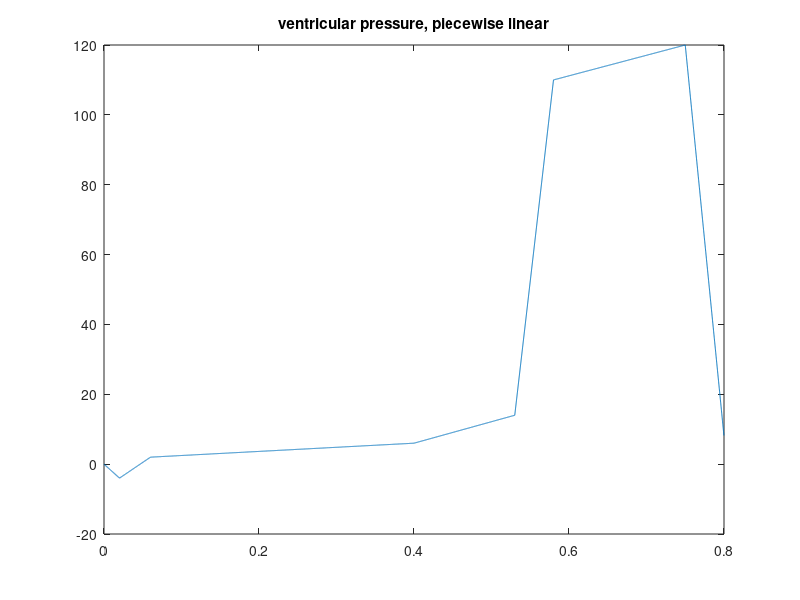
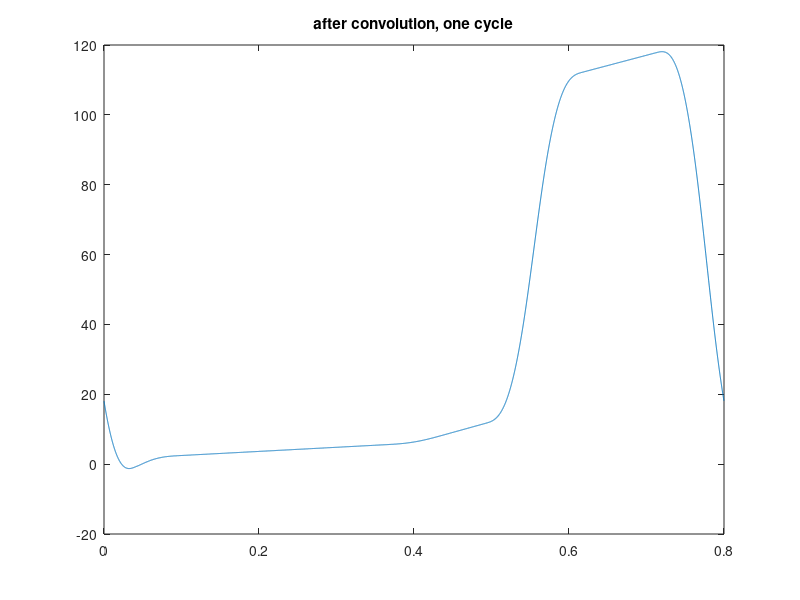

Write the MATLAB code that produced these figures, in order. (Note: this script raises an error after producing the figures.)


% Taken from beat 1, p. 227, fig 2 
% 'dynamics of left ventricular filling' Edward Yellin 
% In Cardiac Mechanics and Function in the Normal and Diseased Heart 

cycle_length = 0.8; 

points_one_cycle = [0.0,   0; 
0.02, -4; 
0.06, 2; 
0.40, 6; 
0.53, 14; 
0.58, 110; 
0.75, 120; 
cycle_length, 8]; 

dt = 1e-4; 
times = (0:dt:(cycle_length-dt))'; 

n_times = length(times); 

vals = interp1(  points_one_cycle(:,1), points_one_cycle(:,2), times); 

fig = figure; 
plot(times, vals); 
title('ventricular pressure, piecewise linear')


times_three_cycle = [times; times+cycle_length; times+(2*cycle_length)]; 

vals_three_cycle = [vals; vals; vals]; 

% fig = figure; 
% plot(times_three_cycle, vals_three_cycle)
% title('three cycle')

% total width of bump 
L = .15; 

% this should integrate to one 
cos_bump = @(x) (abs(x) <= L/4) .* (pi/L) .* cos( (2*pi/L) * x); 

% want this mesh to be aligned with the previous mesh
% shift by scalar to be approx centered at zero 
mesh_bump = times_three_cycle - times_three_cycle(length(times_three_cycle)/2); 
bump_vals = cos_bump(mesh_bump); 

% fig = figure; 
% plot(mesh_bump, bump_vals); 
% title('bump'); 

approx_integral = dt * sum(bump_vals)  

integral_by_quad = quad(cos_bump, -1,1); 


smoothed = dt*conv(vals_three_cycle, bump_vals, 'same'); 

% fig = figure; 
% plot(smoothed); 
% title('after convolution')

smoothed_one_cycle = smoothed( (n_times+1) : (2*n_times)); 

fig = figure; 
plot(times, smoothed_one_cycle ); 
title('after convolution, one cycle')


n_fourier_coeffs = 1000; 
[a_0 a_n b_n Series_ventricle] = fourier_series_uniform(times, smoothed_one_cycle, cycle_length, n_fourier_coeffs, dt); 

t = 0:dt:cycle_length; 
vals_ventricle_series = Series_ventricle(t); 
fig = figure; 
plot(t, vals_ventricle_series, 'k'); 
title('Ventricular pressure')
xlabel('t')
ylabel('p (mmHg)')
printfig(fig, 'ventricular_pressure_yellin')


t = 0:dt:(3*cycle_length); 
vals_ventricle_series = Series_ventricle(t); 
fig = figure; 
plot(t, vals_ventricle_series, 'k'); 
title('Ventricular pressure')
xlabel('t')
ylabel('p (mmHg)')
printfig(fig, 'ventricular_pressure_yellin_three_cycles')

fig = figure; 
semilogy( abs(a_n), 'k')
hold on 
semilogy( abs(b_n), ':k')
legend('ventricle cos', 'ventricle sin')
xlabel('n')
ylabel('|a_n|, |b_n|')
% title('Modulus of Fourier coefficients')
printfig(fig, 'coefficients')

file_name = 'fourier_coeffs_yellin.txt'; 

output_series_coeffs_to_txt(a_0, a_n, b_n, n_fourier_coeffs, cycle_length, file_name); 














